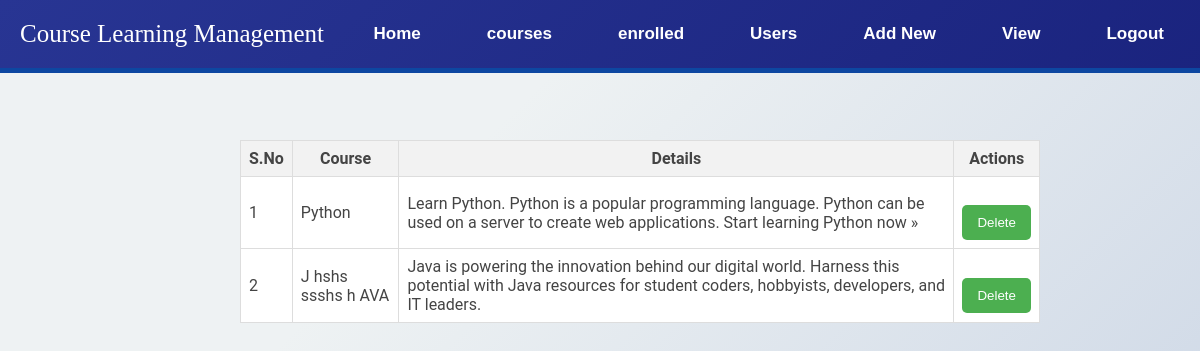
The app's page /course-view (signed in), older data.
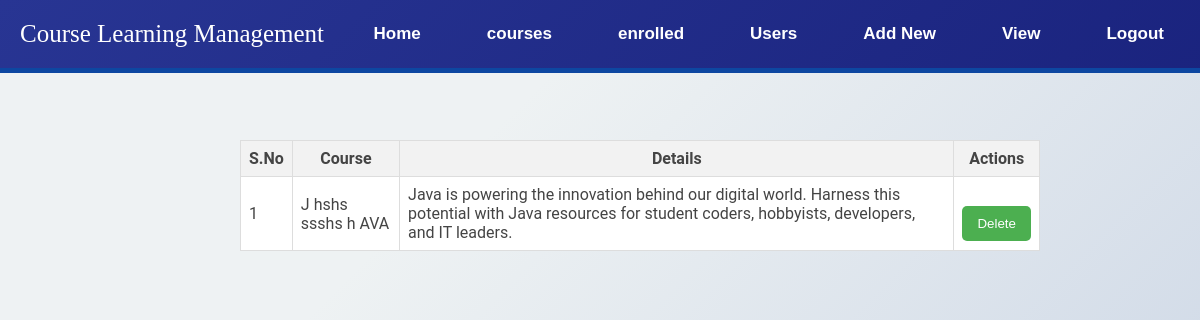
The same page, newer data.
### Course/models.py (models this page shows, shortened)
class Course(models.Model):
    Title=models.TextField()
    Details=models.TextField()

### Course/views.py (the view)
# urls.py: path('course-view',views.course_View,name='viewcourse'),
def course_View(request):
    data=Course.objects.all()
    return render(request,'delete_course.html',{'data':data})

### template/delete_course.html (shortened to what this page needs)
{% extends "base.html" %}
{% load static %}
{% block content %}
    {% if user.is_staff %}
        {% if data %}
        <table class="desktop">
            <thead>
                <tr>
                    <th>S.No</th>
                    <th>Course</th>
                    <th>Details</th>
                    <th>Actions</th>
                </tr>
            </thead>
            <tbody>
                {% for course in data %}
                <tr>
                    <td>{{ forloop.counter }}</td>
                    <td>{{course.Title}}</td>
                    <td>{{course.Details}}</td>
                    <td><a href="{% url 'deletecourse' pk=course.id %}"><button   class="button">Delete</button></a></td>
                </tr>
                {% endfor %}
            </tbody>
        </table>
        {% else %}
        <table>
            <p style="display:flex;justify-content:center;align-items:center;margin-top:10%"> No Courses</p>
        </table>
        {% endif %}
{% endif %}
{% endblock %}

Row changes from the older to the newer data that the page shows:
removed Course: Title "Python", Details "Learn Python. Python is a popular programming language. Python can be used on a server to create web applications. Start learning Python now »"
